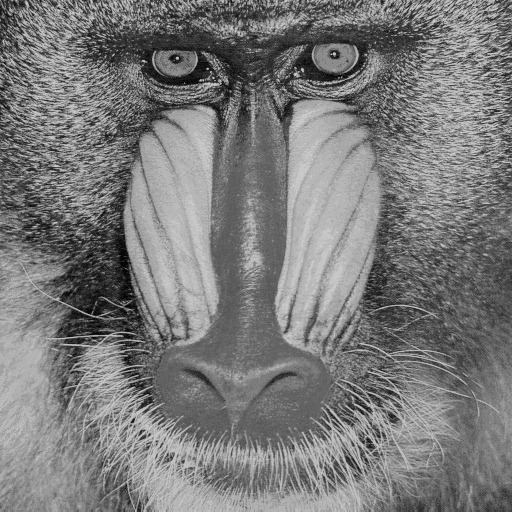
#> input picture hw3/mandril.bmp, 512 x 512 px
$ python hw3.py   (Python 2 division)   (older library calls are emulated)
#> lines starting #> are read from the running program, lines starting #| are printed output that depends on the picture
#> in main, img is the input picture: shape (512, 512); min 0, max 210, mean 122.1
#!/usr/bin/env python

import cv2
import numpy as np

def doHighPassFiltering(img):
    f = np.fft.fft2(img)
    fshift = np.fft.fftshift(f)
    rows, cols = img.shape
#> rows = 512; cols = 512
    crow,ccol = rows/2 , cols/2
#> crow = 256; ccol = 256
    fshift[crow-30:crow+30, ccol-30:ccol+30] = 0
    f_ishift = np.fft.ifftshift(fshift)
    img_back = np.fft.ifft2(f_ishift)
    img_back = np.abs(img_back)
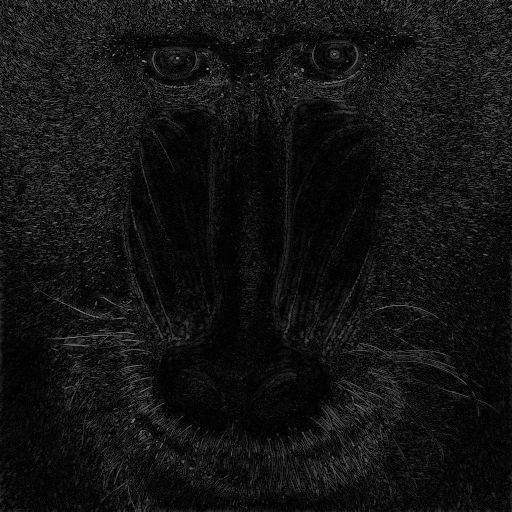
#> img_back: shape (512, 512) float64; min 0.00864, max 165.5, mean 19.3
    return img_back

def main():
    img = cv2.imread('mandril.bmp', cv2.CV_LOAD_IMAGE_GRAYSCALE)
    cv2.imwrite("filter.bmp", doHighPassFiltering(img))
    cv2.imwrite("laplacian.bmp", cv2.Laplacian(img, cv2.CV_32F))
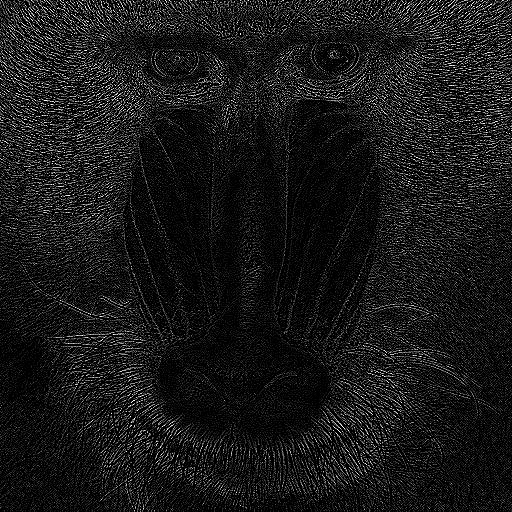
#> saved as laplacian.bmp: shape (512, 512); min 0, max 255, mean 25.7

if __name__ == "__main__":
    main()
